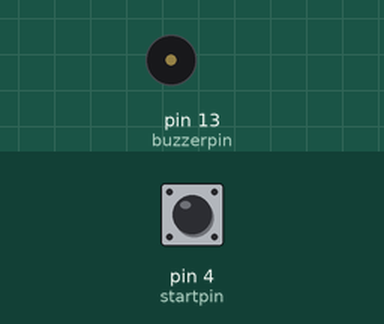
Recording of a sketch running on a simulated Arduino Uno, built with avr-gcc and run on an emulated ATmega328P. Shown: buzzer (waves = sounding, pin HIGH). The inputs (shaded band) are chosen by the test bench; at power-on: pin 4 (startpin) HIGH.

Above: at 1.2 s.
1.3 s: pin 4 (startpin) pulled LOW for 0.15 s
At 1.57 s:
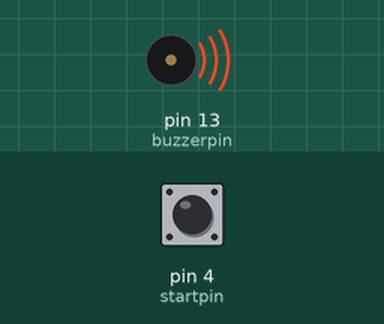
Timing chart, 0 to 4.3 s (numbered marks = the images above; inputs shaded):
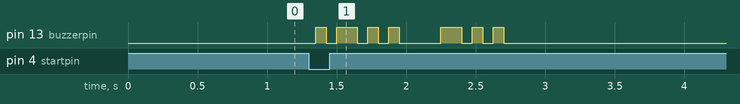

The sketch:

CodeBuzzer.ino
```cpp
// Use a DC buzzer to send Morse for SP Shasta
//              Bob Jacobsen  2014

// Dunsmuir (Arduino Duemillo)
//int startpin = 10;  // input: 0 bit / 0v makes sound
//int buzzerpin = 13; // output: 1 bit / 5V makes sound

// Redding (LEDuino)
int startpin =  4;  // input: 0 bit / 0v makes sound
int buzzerpin = 13; // output: 1 bit / 5V makes sound

int slice = 75; // basic time slice, length of a dot

// Shield uses a 4N25 isolator with drive between buzzerpin and gnd,
// load to + and to output emitter

// For Continental (Railroad) Code, see http://w1tp.com/percode.htm
// Dunsmuir DR -.. .-..
// Redding RD .-.. -..

void setup() {
    pinMode(startpin, INPUT_PULLUP);
    digitalWrite(startpin, 1);
    pinMode(buzzerpin, OUTPUT);

    digitalWrite(buzzerpin, 0); // ensure off
}

void loop() {
    // wait for start
    if (digitalRead(startpin) == 0) {
      // avoid noise spikes
      delay(50);
      if (digitalRead(startpin) != 0) return;

        // sound code
        letterR();
        interCharDelay();
        letterD();

      // and and wait for rest of cycle length
      delay(5000);
    }
    // can sound continuously; do _not_ wait for input to go inactive then active again
}

void dot() {
    // short (.) plus inter-symbol delay
    digitalWrite(buzzerpin, 1);
    delay(slice);
    digitalWrite(buzzerpin, 0);
    delay(slice);
}

void dash() {
    // long (-) plus inter-symbol delay
    digitalWrite(buzzerpin, 1);
    delay(slice);
    delay(slice);
    digitalWrite(buzzerpin, 0);
    delay(slice);
}

void interCharDelay() {
    // three dot times
    delay(slice);
    delay(slice);
    delay(slice);
}

void letterR() {
    // Letter R (._..)
    dot();
    dash();
    dot();
    dot();
}

void letterD() {
    // Letter D  (-..)
    dash();
    dot();
    dot();
}
```
